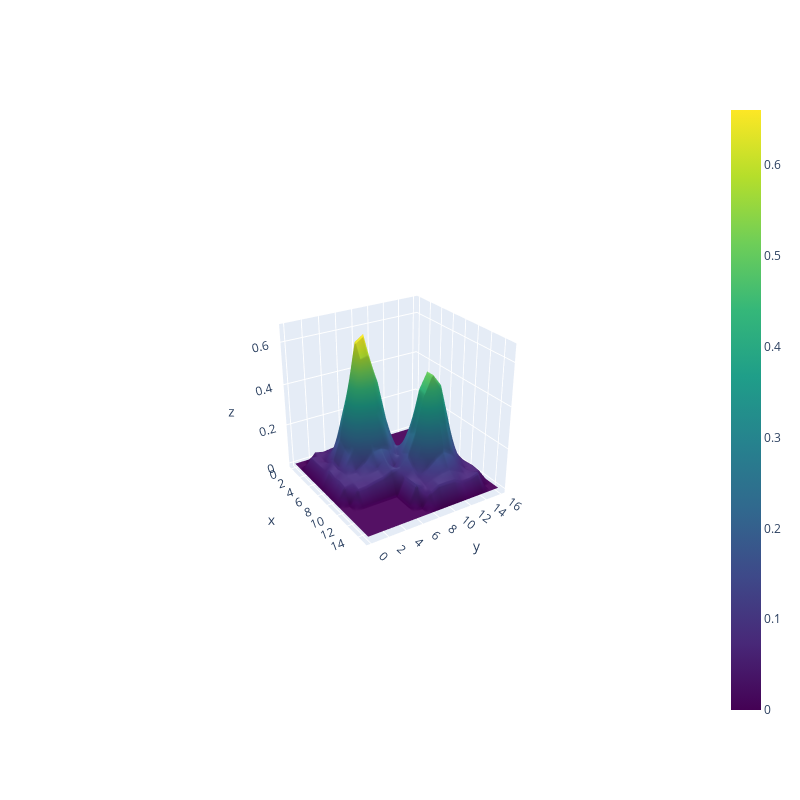

Write notebook code for a chart like this one.
### Code cell
img = imgset.get_image(0, 0, channel, 0)
img = (img-img.min())/(img.max()-img.min())
# plt.figure(figsize=(50,50))
# plt.imshow(img[643:653,720:730])
# x, y = np.linspace(0, 1, 10), np.linspace(0, 1, 10)
# fig = go.Figure(data=[go.Surface(z=img[643:653,720:730], x=x, y=y,colorscale='Viridis')])
fig.update_layout(autosize=False,
    width=800,
    height=800,)
fig.show()

### Figure 1 — Plotly figure (JSON) as saved in the notebook; plotly's stock layout.template omitted (floating-point values rounded to 4 significant figures; data arrays with more than 128 entries replaced by an {"elided": "..."} marker saying what was removed)
{"data": [{"colorscale": [[0, "#440154"], [0.1111, "#482878"], [0.2222, "#3e4989"], [0.3333, "#31688e"], [0.4444, "#26828e"], [0.5556, "#1f9e89"], [0.6667, "#35b779"], [0.7778, "#6ece58"], [0.8889, "#b5de2b"], [1, "#fde725"]], "type": "surface", "z": {"elided": "17x16 float values"}}], "layout": {"autosize": false, "height": 800, "scene": {"aspectmode": "auto", "aspectratio": {"x": 1, "y": 1, "z": 1}, "camera": {"center": {"x": 0, "y": 0, "z": 0}, "eye": {"x": 3.447, "y": -2.19, "z": 2.084}, "projection": {"type": "perspective"}, "up": {"x": 0, "y": 0, "z": 1}}}, "width": 800}}
